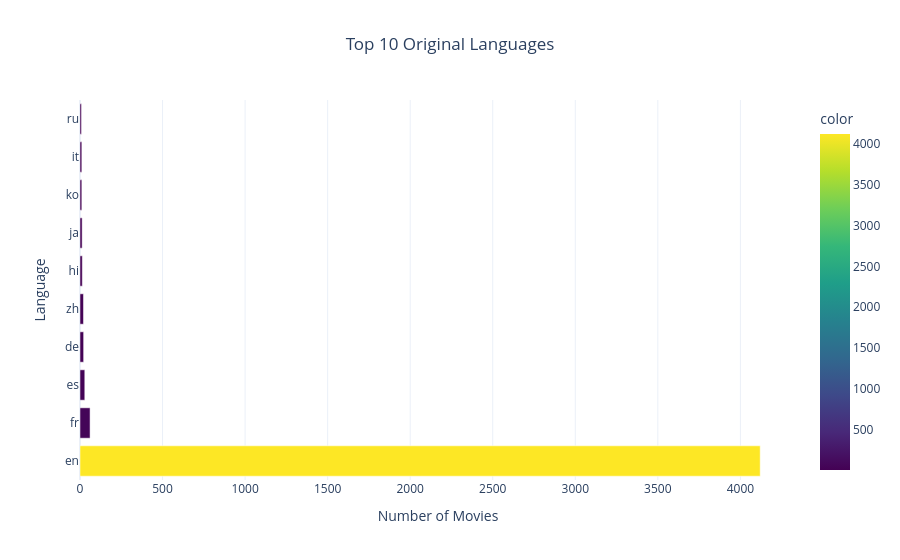

Notebook cell for this chart:
### Code cell
language = df["original_language"].value_counts().head(10)

fig = px.bar(
    x=language.values,
    y=language.index,
    orientation="h",
    title="Top 10 Original Languages",
    color=language.values,
    color_continuous_scale="Viridis"
)

fig.update_layout(
    template="plotly_white",
    title_x=0.5,
    xaxis_title="Number of Movies",
    yaxis_title="Language"
)

fig.show()

### Figure 1 — Plotly figure (JSON) as saved in the notebook; plotly's stock layout.template omitted (floating-point values rounded to 4 significant figures)
{"data": [{"hovertemplate": "x=%{x}<br>y=%{y}<br>color=%{marker.color}<extra></extra>", "legendgroup": "", "marker": {"color": [4120, 61, 29, 22, 21, 14, 13, 11, 11, 9], "coloraxis": "coloraxis", "pattern": {"shape": ""}}, "name": "", "orientation": "h", "showlegend": false, "textposition": "auto", "type": "bar", "x": [4120, 61, 29, 22, 21, 14, 13, 11, 11, 9], "xaxis": "x", "y": ["en", "fr", "es", "de", "zh", "hi", "ja", "ko", "it", "ru"], "yaxis": "y"}], "layout": {"barmode": "relative", "coloraxis": {"colorbar": {"title": {"text": "color"}}, "colorscale": [[0, "#440154"], [0.1111, "#482878"], [0.2222, "#3e4989"], [0.3333, "#31688e"], [0.4444, "#26828e"], [0.5556, "#1f9e89"], [0.6667, "#35b779"], [0.7778, "#6ece58"], [0.8889, "#b5de2b"], [1, "#fde725"]]}, "legend": {"tracegroupgap": 0}, "title": {"text": "Top 10 Original Languages", "x": 0.5}, "xaxis": {"anchor": "y", "domain": [0, 1], "title": {"text": "Number of Movies"}}, "yaxis": {"anchor": "x", "domain": [0, 1], "title": {"text": "Language"}}}}
